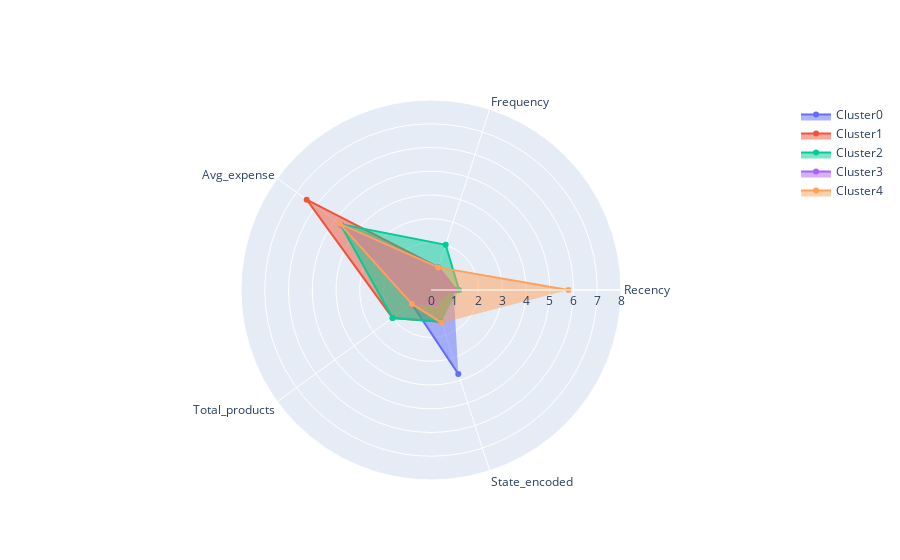
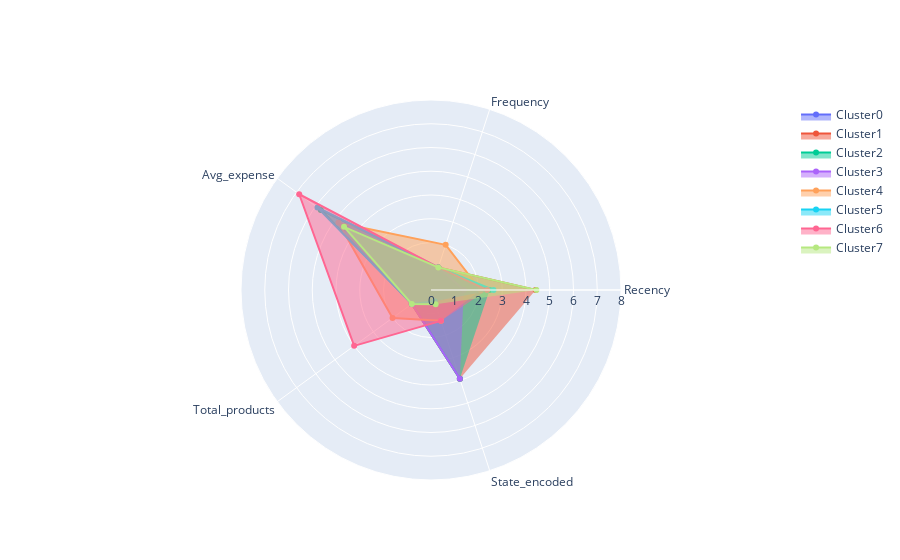
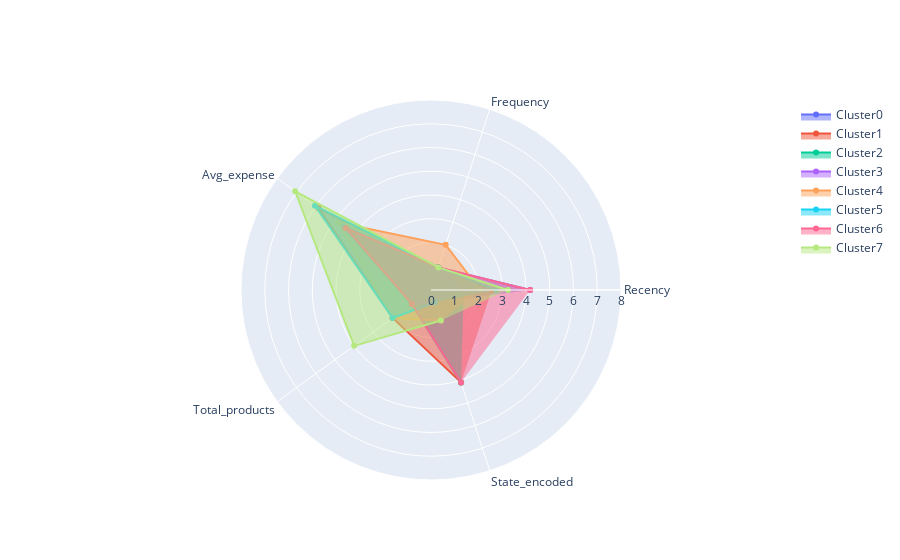
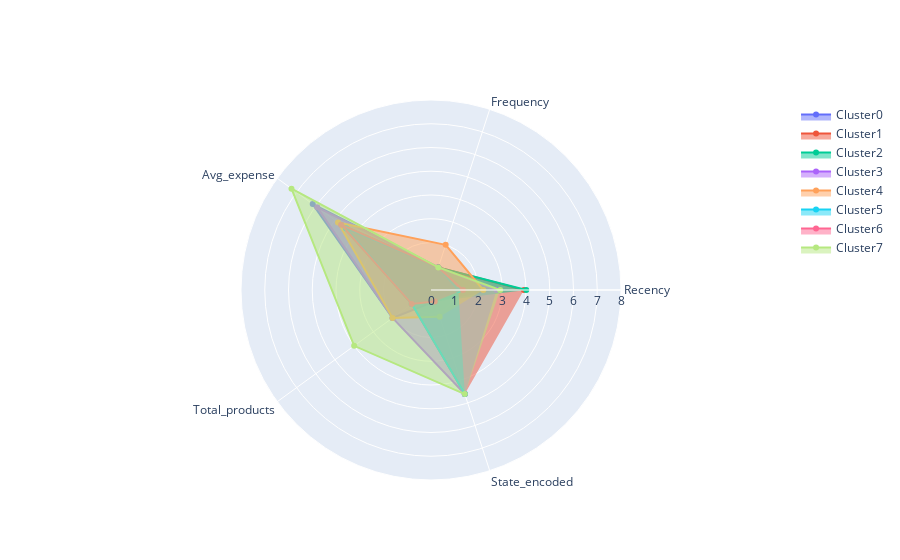

The notebook cell saved with these charts, in order:
### Code cell
# Feature Enginnering, Preprocessing and Non-supervised clustering models 
# for every period.

for period in range(len(date_ranges)-1):
    data_period_ini = data[data.Month_order >= date_ranges[period]]
    data_period = data_period_ini[data_period_ini.Month_order < \
                                  date_ranges[period+1]]
    print("PERIOD ",period,"\nData shape: ",data_period.shape,"\n")

    # Date of transactions
    print("Transactions during period:")
    print(data_period.order_purchase_timestamp.agg(['min', 'max']),'\n')

    # Product categories features
    data_period = total_products(data_period)
    
    # Payment features
    data_period = recency_customer(data_period)
    data_period = frequency_customer(data_period)
    data_period = average_expense(data_period)

    # Demographie features
    data_period = state_encod(data_period)

    # Selecting columns to use in clustering
    data_period = data_period[['customer_unique_id','Recency','Frequency',
                'Avg_expense','Total_products','State_encoded','Date_order']]

    # Drop duplicates
    data_period = data_period.drop_duplicates(subset=['customer_unique_id'],\
                                              keep='last')

    # Scaling
    ids = data_period.customer_unique_id
    data_to_scale = data_period.drop(['customer_unique_id','Date_order'],axis=1)
    X = preprocessing.StandardScaler().fit_transform(data_to_scale)

    # PCA
    features = data_to_scale.columns
    X_pca, pca = PCA_features(X, n_comp)

    # Selection of number of clusters by k-means
    print("SELECTION OF NUMBER OF CLUSTERS by k-means")
    range_n_clusters = [3,4,5,6,7,8,9]
    kmeans_silhouette = []
    kmeans_labels = []
    for n_clusters in range_n_clusters:   
        kmeans_label,silhouette_avg,clusterer = cluster_kmeans(X_pca,n_clusters)
        kmeans_silhouette.append(silhouette_avg)
    max_sil_index = kmeans_silhouette.index(max(kmeans_silhouette))
    n_clusters = range_n_clusters[max_sil_index]
    print("Taking into account the silhouette score for three or more clusters" 
          "\nthe ideal number of clusters for this project is: ", n_clusters)
    
    # Unsupervised k-means clustering 
    kmeans_label,silhouette_avg,clusterer = cluster_kmeans(X_pca, n_clusters)
  
    # Create the label column 
    if "label" in data_to_scale.columns:
        data_to_scale.drop("label", axis=1, inplace=True)
    data_to_scale.insert(5, "label", kmeans_label, True)
    
    # Count the number of customers for each cluster
    median_kmeans_cluster = []
    for n in range(n_clusters):    
        actual_cluster = data_to_scale[data_to_scale.label == n]
        median_kmeans_cluster.append(np.median(actual_cluster,0))
        print("In cluster",n,": ",len(actual_cluster)," customers")
    median_kmeans_cluster = pd.DataFrame(median_kmeans_cluster,\
                columns=data_to_scale.columns,index=range(n_clusters))

    # Features traitement for better visualisation
    if np.median(median_kmeans_cluster.Recency) < 0:
        median_kmeans_cluster.Recency = -median_kmeans_cluster.Recency
    if np.median(median_kmeans_cluster.State_encoded) < 1:
        median_kmeans_cluster.State_encoded = np.array(\
                                    median_kmeans_cluster.State_encoded)*10
    # Polar graph of targets for each cluster 
    categories = data_to_scale.columns[:-1]
    print("k-means clustering")
    plot_scatterpolar(median_kmeans_cluster.loc[:,categories],categories)
        
    # Boxplot of features by label
    fig, axes = plt.subplots(nrows= 1,ncols=5, figsize=(16, 6))
    data_to_scale.boxplot(column=['Recency','Frequency','Avg_expense',
            'Total_products','State_encoded'], 
             by='label', notch=True, patch_artist=True,
             vert=True, ax=axes)
    plt.show()
    
    # Clustering
    plot_sample_silhouette(X_pca, n_clusters, kmeans_label,\
                           silhouette_avg, clusterer)

### Figure 1 — Plotly figure (JSON) as saved in the notebook; plotly's stock layout.template omitted (floating-point values rounded to 4 significant figures)
{"data": [{"fill": "toself", "name": "Cluster0", "r": [0.9534, 1, 4.461, 1, 3.715], "theta": ["Recency", "Frequency", "Avg_expense", "Total_products", "State_encoded"], "type": "scatterpolar"}, {"fill": "toself", "name": "Cluster1", "r": [1.068, 1, 6.47, 2, 1.404], "theta": ["Recency", "Frequency", "Avg_expense", "Total_products", "State_encoded"], "type": "scatterpolar"}, {"fill": "toself", "name": "Cluster2", "r": [1.184, 2, 4.72, 2, 1.404], "theta": ["Recency", "Frequency", "Avg_expense", "Total_products", "State_encoded"], "type": "scatterpolar"}, {"fill": "toself", "name": "Cluster3", "r": [0.9534, 1, 4.661, 1, 0.5975], "theta": ["Recency", "Frequency", "Avg_expense", "Total_products", "State_encoded"], "type": "scatterpolar"}, {"fill": "toself", "name": "Cluster4", "r": [5.786, 1, 4.738, 1, 1.456], "theta": ["Recency", "Frequency", "Avg_expense", "Total_products", "State_encoded"], "type": "scatterpolar"}], "layout": {"polar": {"radialaxis": {"range": [0, 8], "visible": true}}, "showlegend": true}}

### Figure 2 — Plotly figure (JSON) as saved in the notebook; plotly's stock layout.template omitted (floating-point values rounded to 4 significant figures)
{"data": [{"fill": "toself", "name": "Cluster0", "r": [1.348, 1, 4.53, 1, 0.6308], "theta": ["Recency", "Frequency", "Avg_expense", "Total_products", "State_encoded"], "type": "scatterpolar"}, {"fill": "toself", "name": "Cluster1", "r": [4.405, 1, 4.426, 1, 3.931], "theta": ["Recency", "Frequency", "Avg_expense", "Total_products", "State_encoded"], "type": "scatterpolar"}, {"fill": "toself", "name": "Cluster2", "r": [2.466, 1, 5.734, 1, 3.931], "theta": ["Recency", "Frequency", "Avg_expense", "Total_products", "State_encoded"], "type": "scatterpolar"}, {"fill": "toself", "name": "Cluster3", "r": [1.381, 1, 4.309, 1, 3.931], "theta": ["Recency", "Frequency", "Avg_expense", "Total_products", "State_encoded"], "type": "scatterpolar"}, {"fill": "toself", "name": "Cluster4", "r": [2.088, 2, 4.813, 2, 1.366], "theta": ["Recency", "Frequency", "Avg_expense", "Total_products", "State_encoded"], "type": "scatterpolar"}, {"fill": "toself", "name": "Cluster5", "r": [2.63, 1, 5.908, 1, 0.5004], "theta": ["Recency", "Frequency", "Avg_expense", "Total_products", "State_encoded"], "type": "scatterpolar"}, {"fill": "toself", "name": "Cluster6", "r": [2.367, 1, 6.86, 4, 1.366], "theta": ["Recency", "Frequency", "Avg_expense", "Total_products", "State_encoded"], "type": "scatterpolar"}, {"fill": "toself", "name": "Cluster7", "r": [4.438, 1, 4.526, 1, 0.6308], "theta": ["Recency", "Frequency", "Avg_expense", "Total_products", "State_encoded"], "type": "scatterpolar"}], "layout": {"polar": {"radialaxis": {"range": [0, 8], "visible": true}}, "showlegend": true}}

### Figure 3 — Plotly figure (JSON) as saved in the notebook; plotly's stock layout.template omitted (floating-point values rounded to 4 significant figures)
{"data": [{"fill": "toself", "name": "Cluster0", "r": [4.175, 1, 4.595, 1, 0.5448], "theta": ["Recency", "Frequency", "Avg_expense", "Total_products", "State_encoded"], "type": "scatterpolar"}, {"fill": "toself", "name": "Cluster1", "r": [2.564, 1, 5.848, 2, 4.09], "theta": ["Recency", "Frequency", "Avg_expense", "Total_products", "State_encoded"], "type": "scatterpolar"}, {"fill": "toself", "name": "Cluster2", "r": [1.381, 1, 4.399, 1, 4.09], "theta": ["Recency", "Frequency", "Avg_expense", "Total_products", "State_encoded"], "type": "scatterpolar"}, {"fill": "toself", "name": "Cluster3", "r": [1.348, 1, 4.568, 1, 0.5448], "theta": ["Recency", "Frequency", "Avg_expense", "Total_products", "State_encoded"], "type": "scatterpolar"}, {"fill": "toself", "name": "Cluster4", "r": [2.071, 2, 4.84, 2, 1.347], "theta": ["Recency", "Frequency", "Avg_expense", "Total_products", "State_encoded"], "type": "scatterpolar"}, {"fill": "toself", "name": "Cluster5", "r": [2.729, 1, 6.039, 2, 0.5448], "theta": ["Recency", "Frequency", "Avg_expense", "Total_products", "State_encoded"], "type": "scatterpolar"}, {"fill": "toself", "name": "Cluster6", "r": [4.175, 1, 4.428, 1, 4.09], "theta": ["Recency", "Frequency", "Avg_expense", "Total_products", "State_encoded"], "type": "scatterpolar"}, {"fill": "toself", "name": "Cluster7", "r": [3.238, 1, 7.067, 4, 1.347], "theta": ["Recency", "Frequency", "Avg_expense", "Total_products", "State_encoded"], "type": "scatterpolar"}], "layout": {"polar": {"radialaxis": {"range": [0, 8], "visible": true}}, "showlegend": true}}

### Figure 4 — Plotly figure (JSON) as saved in the notebook; plotly's stock layout.template omitted (floating-point values rounded to 4 significant figures)
{"data": [{"fill": "toself", "name": "Cluster0", "r": [2.795, 1, 6.156, 2, 0.5052], "theta": ["Recency", "Frequency", "Avg_expense", "Total_products", "State_encoded"], "type": "scatterpolar"}, {"fill": "toself", "name": "Cluster1", "r": [3.912, 1, 4.448, 1, 4.607], "theta": ["Recency", "Frequency", "Avg_expense", "Total_products", "State_encoded"], "type": "scatterpolar"}, {"fill": "toself", "name": "Cluster2", "r": [4.011, 1, 4.654, 1, 0.5086], "theta": ["Recency", "Frequency", "Avg_expense", "Total_products", "State_encoded"], "type": "scatterpolar"}, {"fill": "toself", "name": "Cluster3", "r": [2.762, 1, 5.92, 2, 4.607], "theta": ["Recency", "Frequency", "Avg_expense", "Total_products", "State_encoded"], "type": "scatterpolar"}, {"fill": "toself", "name": "Cluster4", "r": [2.203, 2, 4.839, 2, 1.185], "theta": ["Recency", "Frequency", "Avg_expense", "Total_products", "State_encoded"], "type": "scatterpolar"}, {"fill": "toself", "name": "Cluster5", "r": [1.151, 1, 4.426, 1, 4.607], "theta": ["Recency", "Frequency", "Avg_expense", "Total_products", "State_encoded"], "type": "scatterpolar"}, {"fill": "toself", "name": "Cluster6", "r": [1.348, 1, 4.68, 1, 0.5086], "theta": ["Recency", "Frequency", "Avg_expense", "Total_products", "State_encoded"], "type": "scatterpolar"}, {"fill": "toself", "name": "Cluster7", "r": [2.91, 1, 7.261, 4, 4.607], "theta": ["Recency", "Frequency", "Avg_expense", "Total_products", "State_encoded"], "type": "scatterpolar"}], "layout": {"polar": {"radialaxis": {"range": [0, 8], "visible": true}}, "showlegend": true}}
